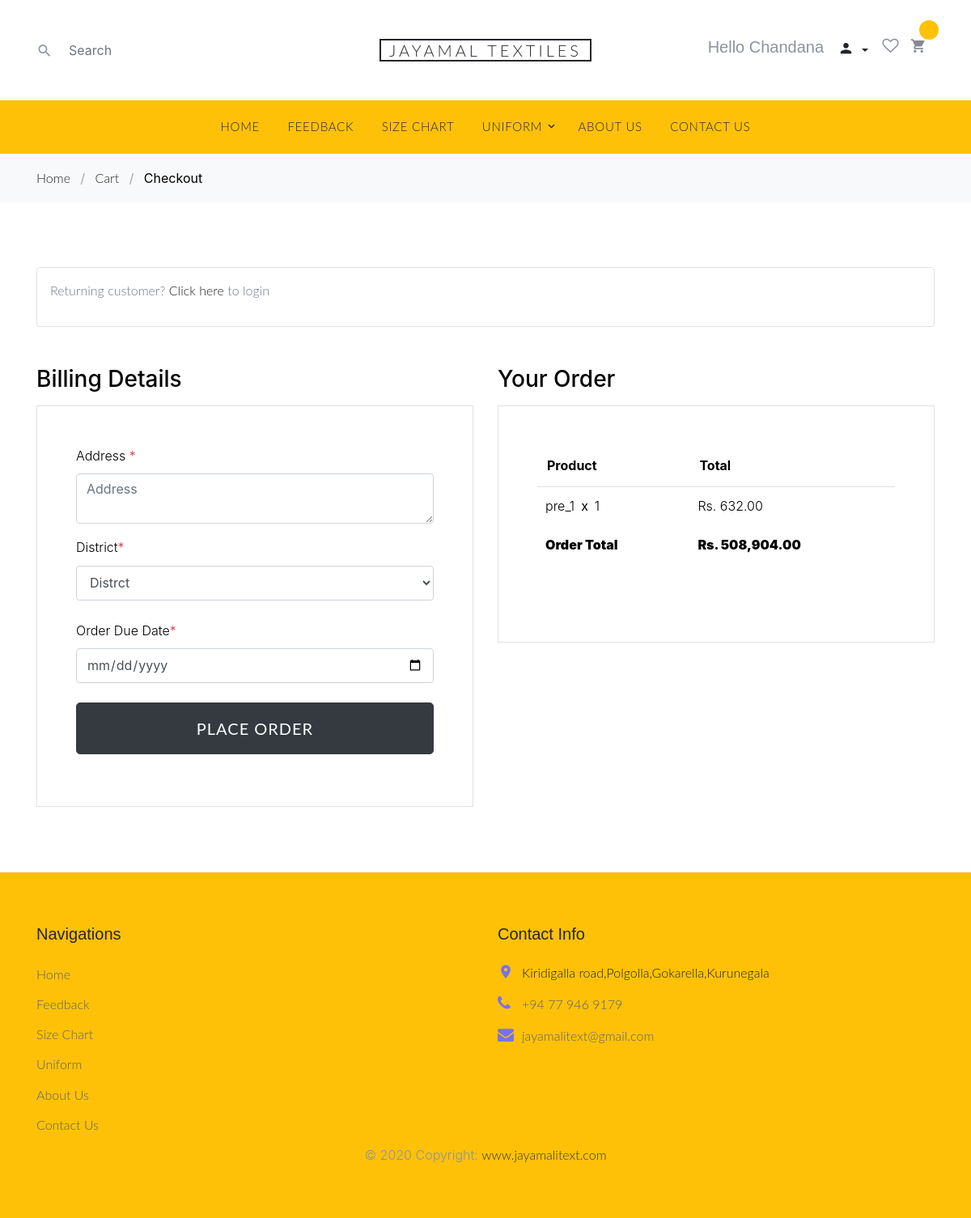
Screenshot of /JT/checkout.php?user_id=30 (signed in) with the database file from the repository.
### tables this page shows
CREATE TABLE `orderdetails` (
  `order_ID` int(100) NOT NULL,
  `uniform_ID` varchar(100) NOT NULL,
  `user_ID` int(100) NOT NULL,
  `selected_size` varchar(45) DEFAULT NULL,
  `price` int(100) NOT NULL,
  `quantity` int(100) NOT NULL,
  `total_price` int(100) NOT NULL
);

### JT/checkout.php (the view, shortened to what this page needs)
<?php
include('config/dbcon.php');
if (isset($_GET['user_id'])) {
  $grand_total = 0;
  $sql = "SELECT CONCAT(uniform_ID, '(',quantity,')') AS ItemQty, total_price FROM orderdetails";
  $stmt = $con->prepare($sql);
  $stmt->execute();
  $result = $stmt->get_result();
  while ($row = $result->fetch_assoc()) {
    $grand_total += $row['total_price'];
  }
}
?>
<!DOCTYPE html>
<html lang="en">
<head>
  <link rel="stylesheet" href="fonts/icomoon/style.css">
  <link rel="stylesheet" href="css/bootstrap.min.css">
  <link rel="stylesheet" href="css/magnific-popup.css">
  <link rel="stylesheet" href="css/jquery-ui.css">
  <link rel="stylesheet" href="css/owl.carousel.min.css">
  <link rel="stylesheet" href="css/owl.theme.default.min.css">
  <link rel="stylesheet" href="css/style-starter.css">
  <link rel="stylesheet" href="css/aos.css">
  <link rel="stylesheet" href="css/style.css">
</head>
<body>
  <div class="site-wrap">
    <header class="site-navbar" role="banner">
      <div class="site-navbar-top">
        <div class="container">
          <div class="row align-items-center">
            <div class="col-6 col-md-4 order-2 order-md-1 site-search-icon text-left">
              <form action="" class="site-block-top-search">
                <span class="icon icon-search2"></span>
                <input type="text" class="form-control border-0" placeholder="Search">
              </form>
            </div>
            <div class="col-12 mb-3 mb-md-0 col-md-4 order-1 order-md-2 text-center">
              <div class="site-logo">
                <a href="index.php" class="js-logo-clone">JAYAMAL TEXTILES</a>
              </div>
            </div>
            <div class="col-6 col-md-4 order-3 order-md-3 text-right">
              <div class="site-top-icons">
                <ul>
                  <li>
                    <h5>Hello
                      <?php
                      if (isset($_SESSION['auth'])) {
                        echo $_SESSION['auth_user']['user_name'];
                      } else {
                        echo "Not Logged in";
                      }
                      ?>
                    </h5>
                  </li>
                  <li>
                    <div class="dropdown">
                      <button class="btn dropdown-toggle" type="button" id="dropdownMenuButton" data-toggle="dropdown" aria-haspopup="true" aria-expanded="false">
                        <span class="icon icon-person"></span>
                      </button>
                    </div>
                  </li>
                  <li><a href="#"><span class="icon icon-heart-o"></span></a></li>
                  <li>
                    <a class="site-cart" href="cart.php">
                      <span class="icon icon-shopping_cart"></span>
                      <span id="cart-item" class="count bg-warning text-secondary"></span>
                    </a>
                  </li>
                </ul>
              </div>
            </div>
          </div>
        </div>
      </div>
      <nav class="site-navigation text-right text-md-center bg-warning" role="navigation">
        <div class="container">
          <ul class="site-menu js-clone-nav d-none d-md-block">
            <li><a href="index.php">Home</a></li>
            <li><a href="feedback.php.">Feedback</a></li>
            <li><a href="sizechart.php">Size Chart</a></li>
            <li class="has-children">
              <a href="uniform.php">Uniform</a>
            </li>
            <li><a href="aboutus.php">About Us</a></li>
            <li><a href="contactus.php">Contact Us</a></li>
          </ul>
        </div>
      </nav>
    </header>
    <div class="bg-light py-3">
      <div class="container">
        <div class="row">
          <div class="col-md-12 mb-0"><a href="index.html">Home</a> <span class="mx-2 mb-0">/</span> <a href="cart.html">Cart</a> <span class="mx-2 mb-0">/</span> <strong class="text-black">Checkout</strong></div>
        </div>
      </div>
    </div>
    <div class="site-section">
      <div class="container" id="order">
        <div class="row mb-5">
          <div class="col-md-12">
            <div class="border p-3  rounded" role="alert">
              <p>Returning customer? <a href="../admin/login.php">Click here</a> to login</p>
            </div>
          </div>
        </div>
        <div class="row">
          <div class="col-md-6 mb-5 mb-md-0" id="order">
            <h2 class="h3 mb-3 text-black">Billing Details</h2>
            <div class="p-3 p-lg-5 border">
              <form action="" method="post" id="placeOrder">
                <div class="form-group row">
                  <div class="col-md-12">
                    <label for="address" class="text-black">Address <span class="text-danger">*</span></label>
                    <textarea type="text" class="form-control" id="address" name="address" placeholder="Address" required></textarea>
                  </div>
                </div>
                <div class="form-group">
                  <label for="district" class="text-black">District<span class="text-danger">*</span></label>
                  <select name="district" id="district" class="form-control" required>
                    <option value="" selected disabled>Distrct</option>
                  </select>
                </div>
                <div class="py-2 mb-3">
                  <label for="due_date" class="text-black">Order Due Date</label><span class="text-danger">*</span></label>
                  <input type="date" class="form-control" name="due_date" required>
                </div>
                <div class="form-group">
                  <input type="submit" name="submit" value="Place Order" class="btn btn-dark btn-lg py-3 btn-block">
                </div>
              </form>
            </div>
          </div>
          <div class="col-md-6">
            <div class="row mb-5">
              <div class="col-md-12">
                <h2 class="h3 mb-3 text-black">Your Order</h2>
                <div class="p-3 p-lg-5 border">
                  <table class="table site-block-order-table mb-5">
                    <thead>
                      <th>Product</th>
                      <th>Total</th>
                    </thead>
                    <tbody>
                      <?php
                      if (isset($_SESSION['auth_user'])) {
                        $user_id = $_SESSION['auth_user']['user_id'];
                        $query = "SELECT * FROM orderdetails WHERE user_ID ='$user_id'";
                        $query_run = mysqli_query($con, $query);
                        if (mysqli_num_rows($query_run) > 0) {
                          foreach ($query_run as $ord) {
                      ?>
                            <tr>
                              <td><?= $ord['uniform_ID'] ?><strong class="mx-2">x</strong><?= $ord['quantity'] ?></td>
                              <td>Rs. <?= number_format($ord['total_price'], 2); ?></td>
                            </tr>
                          <?php
                          }
                        }
                      }
                ?>
                <tr>
                  <td class="text-black font-weight-bold"><strong>Order Total</strong></td>
                  <td class="text-black font-weight-bold"><strong>Rs. <?= number_format($grand_total, 2) ?></strong></td>
                </tr>
                </tbody>
                  </table>
                </div>
              </div>
            </div>
          </div>
        </div>
      </div>
    </div>
    <footer class="site-footer border-top bg-warning">
      <div class="container">
        <div class="row">
          <div class="col-lg-6 mb-5 mb-lg-0">
            <div class="row">
              <div class="col-md-12">
                <h3 class="footer-heading mb-4">Navigations</h3>
              </div>
              <div class="col-md-6 col-lg-6">
                <ul class="list-unstyled">
                  <li><a href="index.php">Home</a></li>
                  <li><a href="feedback.php">Feedback</a></li>
                  <li><a href="sizechart.php">Size Chart</a></li>
                  <li><a href="uniform.php">Uniform</a></li>
                  <li><a href="aboutus.php">About Us</a></li>
                  <li><a href="contactus.php">Contact Us</a></li>
                </ul>
              </div>
            </div>
          </div>
          <div class="col-md-6 col-lg-6">
            <div class="block-5 mb-5">
              <h3 class="footer-heading mb-4">Contact Info</h3>
              <ul class="list-unstyled">
                <li class="address dark">Kiridigalla road,Polgolla,Gokarella,Kurunegala</li>
                <li class="phone"><a href="tel://23923929210">+94 77 946 9179</a></li>
                <li class="email"><a href="mailto:jayamalitext@gmail.com">jayamalitext@gmail.com</a></li>
              </ul>
            </div>
          </div>
        </div>
        <div class="text-center">
          © 2020 Copyright:
          <a class="text-dark" href="index.php">www.jayamalitext.com</a>
        </div>
      </div>
    </footer>
  </div>
</body>
</html>

### JT/css/style.css (style rules this page uses)
body { line-height: 1.7; color: #8c92a0; font-weight: 300; font-size: 16px; }
a { -webkit-transition: .3s all ease; -o-transition: .3s all ease; transition: .3s all ease; }
.text-black { color: #000; }
.site-wrap:before { -webkit-transition: .3s all ease-in-out; -o-transition: .3s all ease-in-out; transition: .3s all ease-in-out; background: rgba(0, 0, 0, 0.6); content: ""; position: absolute; z-index: 2000; top: 0; left: 0; right: 0; bottom: 0; opacity: 0; visibility: hidden; }
.btn { text-transform: uppercase; position: relative; -webkit-transition: 0.2s all ease-in-out !important; -o-transition: 0.2s all ease-in-out !important; transition: 0.2s all ease-in-out !important; top: 0; letter-spacing: .05em; }
.form-control { height: 43px; }
.site-section { padding: 2.5em 0; }
@media (min-width: 768px) { .site-section { padding: 5em 0; } }
.border-top { border-top: 1px solid #edf0f5 !important; }
.site-footer { padding: 4em 0; }
.site-footer ul li { margin-bottom: 10px; }
.site-footer ul li a { color: #5c626e; }
.site-footer .footer-heading { font-size: 20px; color: #25262a; }
.site-navbar { background: #fff; margin-bottom: 0px; z-index: 1999; position: relative; }
.site-navbar .site-navbar-top { border-bottom: 1px solid #f3f3f4; padding-top: 20px; padding-bottom: 20px; margin-bottom: 0px; }
@media (min-width: 768px) { .site-navbar .site-navbar-top { padding-top: 40px; padding-bottom: 40px; } }
.site-navbar .site-logo a { text-transform: uppercase; color: #25262a; letter-spacing: .2em; font-size: 20px; padding-left: 10px; padding-right: 10px; border: 2px solid #25262a; }
.site-navbar a { color: #868995; }
.site-navbar .icon { font-size: 20px; }
.site-navbar .site-top-icons ul, .site-navbar .site-top-icons ul li { padding: 0; margin: 0; list-style: none; }
.site-navbar .site-top-icons ul li { display: inline-block; }
.site-navbar .site-top-icons ul li a { margin-right: 10px; }
.site-navbar .site-top-icons ul li a.site-cart { display: block; position: relative; }
.site-navbar .site-top-icons ul li a.site-cart .count { position: absolute; top: 0; right: 0; margin-right: -15px; margin-top: -20px; font-size: 13px; width: 24px; height: 24px; line-height: 24px; border-radius: 50%; display: block; text-align: center; background: #7971ea; color: #fff; -webkit-transition: .2s all ease-in-out; -o-transition: .2s all ease-in-out; transition: .2s all ease-in-out; }
.site-navbar .site-navigation .site-menu { margin-bottom: 0; }
.site-navbar .site-navigation .site-menu a { text-decoration: none !important; font-size: 15px; display: inline-block; }
.site-navbar .site-navigation .site-menu > li { display: inline-block; padding: 10px 5px; }
.site-navbar .site-navigation .site-menu > li > a { padding: 10px 10px; text-transform: uppercase; letter-spacing: .05em; color: #25262a; font-size: 15px; text-decoration: none !important; }
.site-navbar .site-navigation .site-menu .has-children { position: relative; }
.site-navbar .site-navigation .site-menu .has-children > a { position: relative; padding-right: 20px; }
.site-navbar .site-navigation .site-menu .has-children > a:before { position: absolute; content: "\e313"; font-size: 16px; top: 50%; right: 0; -webkit-transform: translateY(-50%); -ms-transform: translateY(-50%); transform: translateY(-50%); font-family: 'icomoon'; }
.site-navbar .site-navigation .site-menu .has-children a { text-transform: uppercase; }
.block-5 ul, .block-5 ul li { list-style: none; padding: 0; margin: 0; line-height: 1.5; }
.block-5 ul li { padding-left: 30px; position: relative; margin-bottom: 15px; color: #25262a; }
.block-5 ul li:before { top: 0; font-family: "icomoon"; content: ""; position: absolute; left: 0; font-size: 20px; line-height: 1; color: #7971ea; }
.block-5 ul li.address:before { content: "\e8b4"; }
.block-5 ul li.email:before { content: "\f0e0"; }
.block-5 ul li.phone:before { content: "\f095"; }
.site-block-order-table th { border-top: none !important; border-bottom-width: 1px !important; }
.site-block-order-table td, .site-block-order-table th { color: #000; }
.site-block-top-search { position: relative; }
.site-block-top-search .icon { position: absolute; left: 0; top: 50%; -webkit-transform: translateY(-50%); -ms-transform: translateY(-50%); transform: translateY(-50%); }
.site-block-top-search input { padding-left: 40px; -webkit-transition: .3s all ease-in-out; -o-transition: .3s all ease-in-out; transition: .3s all ease-in-out; }

### rows the page displays
orderdetails: uniform_ID "pre_1", quantity "1", total_price "632.00"

### other values shown
$_SESSION['auth_user']['user_name'] "Chandana"
$grand_total "508,904.00"
